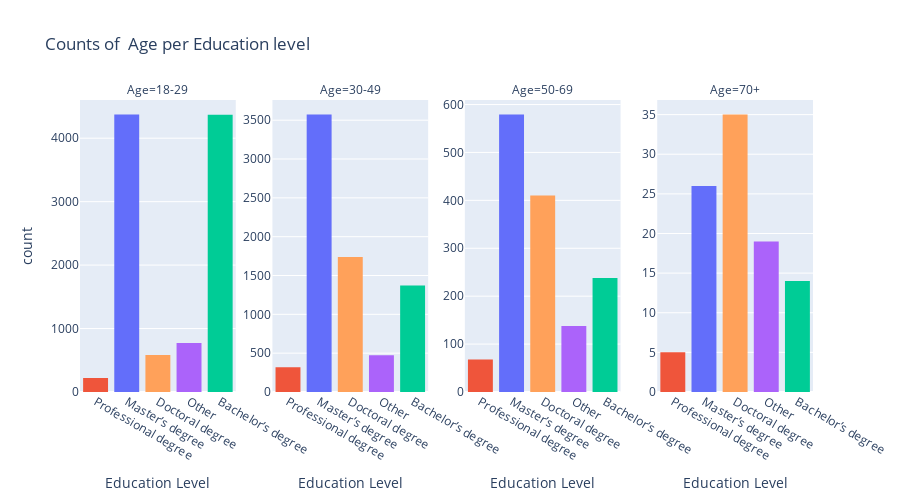

Here is the notebook cell this chart was saved with:
### Markdown cell above
### ZADANIE 2 (2 pkt): 
Korzystając z biblioteki plotly narysuj **WYKRES FASETOWY** prezentujący  liczbę poziomów wykształcenia wg. wieku

Na każdym poziomie mają być widoczne 4 wykresy, wiek to kolumna Q1.

### Code cell
# Posortujemy plik df według wieku, aby nasz wykres wyświetlał się w kolejności wiekowej
df2 = education_df #.sort_values(by=["Q1"])

import plotly.express as px
                  
fig = px.histogram(df2,  "Education Level",
                   facet_col= "Age", 
                   color="Education Level",
                   title="Counts of  Age per Education level",
                   height=500, 
                   facet_col_wrap=4, 
                   facet_col_spacing=0.05
                   )

fig.update_layout(showlegend=False, xaxis={'categoryorder':'total descending'})
fig.update_yaxes(matches=None, showticklabels=True)
fig.show()

### Figure 1 — Plotly figure (JSON) as saved in the notebook; plotly's stock layout.template omitted (floating-point values rounded to 4 significant figures; data arrays with more than 128 entries replaced by an {"elided": "..."} marker saying what was removed)
{"data": [{"alignmentgroup": "True", "bingroup": "x", "hovertemplate": "Education Level=%{x}<br>Age=18-29<br>count=%{y}<extra></extra>", "legendgroup": "Master’s degree", "marker": {"color": "#636efa", "pattern": {"shape": ""}}, "name": "Master’s degree", "offsetgroup": "Master’s degree", "orientation": "v", "showlegend": true, "type": "histogram", "x": {"elided": "4372 str values"}, "xaxis": "x", "yaxis": "y"}, {"alignmentgroup": "True", "bingroup": "x", "hovertemplate": "Education Level=%{x}<br>Age=30-49<br>count=%{y}<extra></extra>", "legendgroup": "Master’s degree", "marker": {"color": "#636efa", "pattern": {"shape": ""}}, "name": "Master’s degree", "offsetgroup": "Master’s degree", "orientation": "v", "showlegend": false, "type": "histogram", "x": {"elided": "3572 str values"}, "xaxis": "x2", "yaxis": "y2"}, {"alignmentgroup": "True", "bingroup": "x", "hovertemplate": "Education Level=%{x}<br>Age=50-69<br>count=%{y}<extra></extra>", "legendgroup": "Master’s degree", "marker": {"color": "#636efa", "pattern": {"shape": ""}}, "name": "Master’s degree", "offsetgroup": "Master’s degree", "orientation": "v", "showlegend": false, "type": "histogram", "x": {"elided": "579 str values"}, "xaxis": "x3", "yaxis": "y3"}, {"alignmentgroup": "True", "bingroup": "x", "hovertemplate": "Education Level=%{x}<br>Age=70+<br>count=%{y}<extra></extra>", "legendgroup": "Master’s degree", "marker": {"color": "#636efa", "pattern": {"shape": ""}}, "name": "Master’s degree", "offsetgroup": "Master’s degree", "orientation": "v", "showlegend": false, "type": "histogram", "x": ["Master’s degree", "Master’s degree", "Master’s degree", "Master’s degree", "Master’s degree", "Master’s degree", "Master’s degree", "Master’s degree", "Master’s degree", "Master’s degree", "Master’s degree", "Master’s degree", "Master’s degree", "Master’s degree", "Master’s degree", "Master’s degree", "Master’s degree", "Master’s degree", "Master’s degree", "Master’s degree", "Master’s degree", "Master’s degree", "Master’s degree", "Master’s degree", "Master’s degree", "Master’s degree"], "xaxis": "x4", "yaxis": "y4"}, {"alignmentgroup": "True", "bingroup": "x", "hovertemplate": "Education Level=%{x}<br>Age=18-29<br>count=%{y}<extra></extra>", "legendgroup": "Professional degree", "marker": {"color": "#EF553B", "pattern": {"shape": ""}}, "name": "Professional degree", "offsetgroup": "Professional degree", "orientation": "v", "showlegend": true, "type": "histogram", "x": {"elided": "219 str values"}, "xaxis": "x", "yaxis": "y"}, {"alignmentgroup": "True", "bingroup": "x", "hovertemplate": "Education Level=%{x}<br>Age=30-49<br>count=%{y}<extra></extra>", "legendgroup": "Professional degree", "marker": {"color": "#EF553B", "pattern": {"shape": ""}}, "name": "Professional degree", "offsetgroup": "Professional degree", "orientation": "v", "showlegend": false, "type": "histogram", "x": {"elided": "319 str values"}, "xaxis": "x2", "yaxis": "y2"}, {"alignmentgroup": "True", "bingroup": "x", "hovertemplate": "Education Level=%{x}<br>Age=50-69<br>count=%{y}<extra></extra>", "legendgroup": "Professional degree", "marker": {"color": "#EF553B", "pattern": {"shape": ""}}, "name": "Professional degree", "offsetgroup": "Professional degree", "orientation": "v", "showlegend": false, "type": "histogram", "x": ["Professional degree", "Professional degree", "Professional degree", "Professional degree", "Professional degree", "Professional degree", "Professional degree", "Professional degree", "Professional degree", "Professional degree", "Professional degree", "Professional degree", "Professional degree", "Professional degree", "Professional degree", "Professional degree", "Professional degree", "Professional degree", "Professional degree", "Professional degree", "Professional degree", "Professional degree", "Professional degree", "Professional degree", "Professional degree", "Professional degree", "Professional degree", "Professional degree", "Professional degree", "Professional degree", "Professional degree", "Professional degree", "Professional degree", "Professional degree", "Professional degree", "Professional degree", "Professional degree", "Professional degree", "Professional degree", "Professional degree", "Professional degree", "Professional degree", "Professional degree", "Professional degree", "Professional degree", "Professional degree", "Professional degree", "Professional degree", "Professional degree", "Professional degree", "Professional degree", "Professional degree", "Professional degree", "Professional degree", "Professional degree", "Professional degree", "Professional degree", "Professional degree", "Professional degree", "Professional degree", "Professional degree", "Professional degree", "Professional degree", "Professional degree", "Professional degree", "Professional degree", "Professional degree", "Professional degree"], "xaxis": "x3", "yaxis": "y3"}, {"alignmentgroup": "True", "bingroup": "x", "hovertemplate": "Education Level=%{x}<br>Age=70+<br>count=%{y}<extra></extra>", "legendgroup": "Professional degree", "marker": {"color": "#EF553B", "pattern": {"shape": ""}}, "name": "Professional degree", "offsetgroup": "Professional degree", "orientation": "v", "showlegend": false, "type": "histogram", "x": ["Professional degree", "Professional degree", "Professional degree", "Professional degree", "Professional degree"], "xaxis": "x4", "yaxis": "y4"}, {"alignmentgroup": "True", "bingroup": "x", "hovertemplate": "Education Level=%{x}<br>Age=18-29<br>count=%{y}<extra></extra>", "legendgroup": "Bachelor’s degree", "marker": {"color": "#00cc96", "pattern": {"shape": ""}}, "name": "Bachelor’s degree", "offsetgroup": "Bachelor’s degree", "orientation": "v", "showlegend": true, "type": "histogram", "x": {"elided": "4371 str values"}, "xaxis": "x", "yaxis": "y"}, {"alignmentgroup": "True", "bingroup": "x", "hovertemplate": "Education Level=%{x}<br>Age=30-49<br>count=%{y}<extra></extra>", "legendgroup": "Bachelor’s degree", "marker": {"color": "#00cc96", "pattern": {"shape": ""}}, "name": "Bachelor’s degree", "offsetgroup": "Bachelor’s degree", "orientation": "v", "showlegend": false, "type": "histogram", "x": {"elided": "1370 str values"}, "xaxis": "x2", "yaxis": "y2"}, {"alignmentgroup": "True", "bingroup": "x", "hovertemplate": "Education Level=%{x}<br>Age=50-69<br>count=%{y}<extra></extra>", "legendgroup": "Bachelor’s degree", "marker": {"color": "#00cc96", "pattern": {"shape": ""}}, "name": "Bachelor’s degree", "offsetgroup": "Bachelor’s degree", "orientation": "v", "showlegend": false, "type": "histogram", "x": {"elided": "238 str values"}, "xaxis": "x3", "yaxis": "y3"}, {"alignmentgroup": "True", "bingroup": "x", "hovertemplate": "Education Level=%{x}<br>Age=70+<br>count=%{y}<extra></extra>", "legendgroup": "Bachelor’s degree", "marker": {"color": "#00cc96", "pattern": {"shape": ""}}, "name": "Bachelor’s degree", "offsetgroup": "Bachelor’s degree", "orientation": "v", "showlegend": false, "type": "histogram", "x": ["Bachelor’s degree", "Bachelor’s degree", "Bachelor’s degree", "Bachelor’s degree", "Bachelor’s degree", "Bachelor’s degree", "Bachelor’s degree", "Bachelor’s degree", "Bachelor’s degree", "Bachelor’s degree", "Bachelor’s degree", "Bachelor’s degree", "Bachelor’s degree", "Bachelor’s degree"], "xaxis": "x4", "yaxis": "y4"}, {"alignmentgroup": "True", "bingroup": "x", "hovertemplate": "Education Level=%{x}<br>Age=18-29<br>count=%{y}<extra></extra>", "legendgroup": "Other", "marker": {"color": "#ab63fa", "pattern": {"shape": ""}}, "name": "Other", "offsetgroup": "Other", "orientation": "v", "showlegend": true, "type": "histogram", "x": {"elided": "772 str values"}, "xaxis": "x", "yaxis": "y"}, {"alignmentgroup": "True", "bingroup": "x", "hovertemplate": "Education Level=%{x}<br>Age=30-49<br>count=%{y}<extra></extra>", "legendgroup": "Other", "marker": {"color": "#ab63fa", "pattern": {"shape": ""}}, "name": "Other", "offsetgroup": "Other", "orientation": "v", "showlegend": false, "type": "histogram", "x": {"elided": "474 str values"}, "xaxis": "x2", "yaxis": "y2"}, {"alignmentgroup": "True", "bingroup": "x", "hovertemplate": "Education Level=%{x}<br>Age=50-69<br>count=%{y}<extra></extra>", "legendgroup": "Other", "marker": {"color": "#ab63fa", "pattern": {"shape": ""}}, "name": "Other", "offsetgroup": "Other", "orientation": "v", "showlegend": false, "type": "histogram", "x": {"elided": "138 str values"}, "xaxis": "x3", "yaxis": "y3"}, {"alignmentgroup": "True", "bingroup": "x", "hovertemplate": "Education Level=%{x}<br>Age=70+<br>count=%{y}<extra></extra>", "legendgroup": "Other", "marker": {"color": "#ab63fa", "pattern": {"shape": ""}}, "name": "Other", "offsetgroup": "Other", "orientation": "v", "showlegend": false, "type": "histogram", "x": ["Other", "Other", "Other", "Other", "Other", "Other", "Other", "Other", "Other", "Other", "Other", "Other", "Other", "Other", "Other", "Other", "Other", "Other", "Other"], "xaxis": "x4", "yaxis": "y4"}, {"alignmentgroup": "True", "bingroup": "x", "hovertemplate": "Education Level=%{x}<br>Age=18-29<br>count=%{y}<extra></extra>", "legendgroup": "Doctoral degree", "marker": {"color": "#FFA15A", "pattern": {"shape": ""}}, "name": "Doctoral degree", "offsetgroup": "Doctoral degree", "orientation": "v", "showlegend": true, "type": "histogram", "x": {"elided": "583 str values"}, "xaxis": "x", "yaxis": "y"}, {"alignmentgroup": "True", "bingroup": "x", "hovertemplate": "Education Level=%{x}<br>Age=30-49<br>count=%{y}<extra></extra>", "legendgroup": "Doctoral degree", "marker": {"color": "#FFA15A", "pattern": {"shape": ""}}, "name": "Doctoral degree", "offsetgroup": "Doctoral degree", "orientation": "v", "showlegend": false, "type": "histogram", "x": {"elided": "1739 str values"}, "xaxis": "x2", "yaxis": "y2"}, {"alignmentgroup": "True", "bingroup": "x", "hovertemplate": "Education Level=%{x}<br>Age=50-69<br>count=%{y}<extra></extra>", "legendgroup": "Doctoral degree", "marker": {"color": "#FFA15A", "pattern": {"shape": ""}}, "name": "Doctoral degree", "offsetgroup": "Doctoral degree", "orientation": "v", "showlegend": false, "type": "histogram", "x": {"elided": "410 str values"}, "xaxis": "x3", "yaxis": "y3"}, {"alignmentgroup": "True", "bingroup": "x", "hovertemplate": "Education Level=%{x}<br>Age=70+<br>count=%{y}<extra></extra>", "legendgroup": "Doctoral degree", "marker": {"color": "#FFA15A", "pattern": {"shape": ""}}, "name": "Doctoral degree", "offsetgroup": "Doctoral degree", "orientation": "v", "showlegend": false, "type": "histogram", "x": ["Doctoral degree", "Doctoral degree", "Doctoral degree", "Doctoral degree", "Doctoral degree", "Doctoral degree", "Doctoral degree", "Doctoral degree", "Doctoral degree", "Doctoral degree", "Doctoral degree", "Doctoral degree", "Doctoral degree", "Doctoral degree", "Doctoral degree", "Doctoral degree", "Doctoral degree", "Doctoral degree", "Doctoral degree", "Doctoral degree", "Doctoral degree", "Doctoral degree", "Doctoral degree", "Doctoral degree", "Doctoral degree", "Doctoral degree", "Doctoral degree", "Doctoral degree", "Doctoral degree", "Doctoral degree", "Doctoral degree", "Doctoral degree", "Doctoral degree", "Doctoral degree", "Doctoral degree"], "xaxis": "x4", "yaxis": "y4"}], "layout": {"annotations": [{"font": {}, "showarrow": false, "text": "Age=18-29", "x": 0.1062, "xanchor": "center", "xref": "paper", "y": 1, "yanchor": "bottom", "yref": "paper"}, {"font": {}, "showarrow": false, "text": "Age=30-49", "x": 0.3688, "xanchor": "center", "xref": "paper", "y": 1, "yanchor": "bottom", "yref": "paper"}, {"font": {}, "showarrow": false, "text": "Age=50-69", "x": 0.6313, "xanchor": "center", "xref": "paper", "y": 1, "yanchor": "bottom", "yref": "paper"}, {"font": {}, "showarrow": false, "text": "Age=70+", "x": 0.8938, "xanchor": "center", "xref": "paper", "y": 1, "yanchor": "bottom", "yref": "paper"}], "barmode": "relative", "height": 500, "legend": {"title": {"text": "Education Level"}, "tracegroupgap": 0}, "showlegend": false, "title": {"text": "Counts of  Age per Education level"}, "xaxis": {"anchor": "y", "categoryarray": ["Master’s degree", "Professional degree", "Bachelor’s degree", "Other", "Doctoral degree"], "categoryorder": "total descending", "domain": [0, 0.2125], "title": {"text": "Education Level"}}, "xaxis2": {"anchor": "y2", "categoryarray": ["Master’s degree", "Professional degree", "Bachelor’s degree", "Other", "Doctoral degree"], "categoryorder": "array", "domain": [0.2625, 0.475], "matches": "x", "title": {"text": "Education Level"}}, "xaxis3": {"anchor": "y3", "categoryarray": ["Master’s degree", "Professional degree", "Bachelor’s degree", "Other", "Doctoral degree"], "categoryorder": "array", "domain": [0.525, 0.7375], "matches": "x", "title": {"text": "Education Level"}}, "xaxis4": {"anchor": "y4", "categoryarray": ["Master’s degree", "Professional degree", "Bachelor’s degree", "Other", "Doctoral degree"], "categoryorder": "array", "domain": [0.7875, 1], "matches": "x", "title": {"text": "Education Level"}}, "yaxis": {"anchor": "x", "domain": [0, 1], "showticklabels": true, "title": {"text": "count"}}, "yaxis2": {"anchor": "x2", "domain": [0, 1], "showticklabels": true}, "yaxis3": {"anchor": "x3", "domain": [0, 1], "showticklabels": true}, "yaxis4": {"anchor": "x4", "domain": [0, 1], "showticklabels": true}}}
